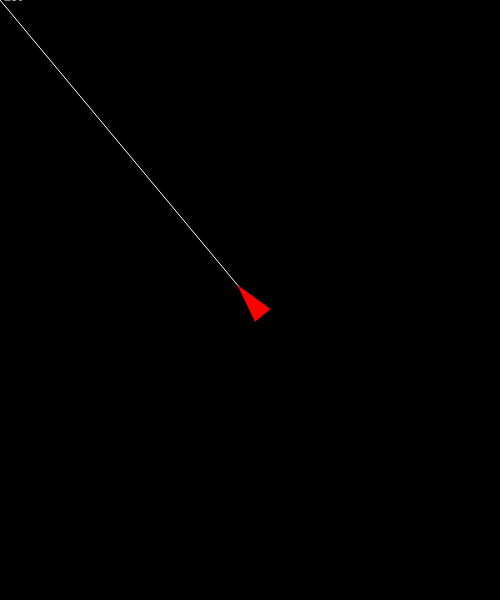
Frame 1 (no input)
Frame 60 (no input): identical to frame 1, image omitted
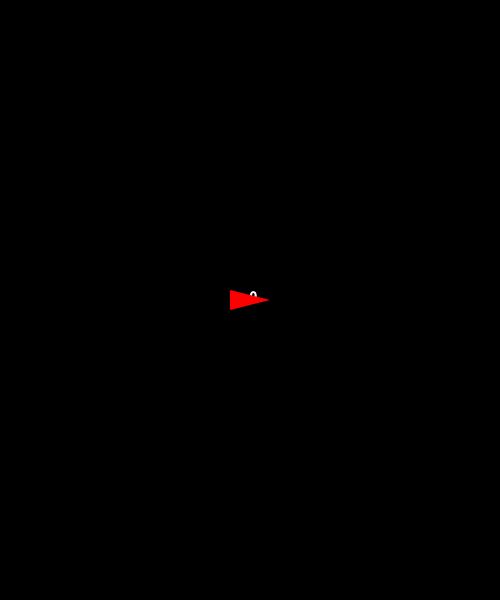
Frame 120 (the mouse pressed at the canvas centre since frame 60)

The p5.js sketch that drew these frames (run headless with seeded random() and noise() and a simulated clock; from frame 60 on, the mouse is pressed at the canvas centre):

// p5.js sketch
// ── sketch.js
// IMA NYU Shanghai
// the Nature of Code
// MOQN
// Mar 16 2017


function setup() {
  createCanvas(500, 600);
  background(0);
}


function draw() {
  background(0);

  let centerVector = createVector(width / 2, height / 2);
  let mouseVector = createVector(mouseX, mouseY);

  let angle = atan2(mouseVector.y - centerVector.y, mouseVector.x - centerVector.x);
  
  fill(255);
  stroke(255);
  line(centerVector.x, centerVector.y, mouseVector.x, mouseVector.y);
  text(round(degrees(angle)), mouseVector.x, mouseVector.y);

  fill(255, 0, 0);
  noStroke();
  translate(width / 2, height / 2);
  rotate(angle);
  triangle(20, 0, -20, -10, -20, 10);
}
